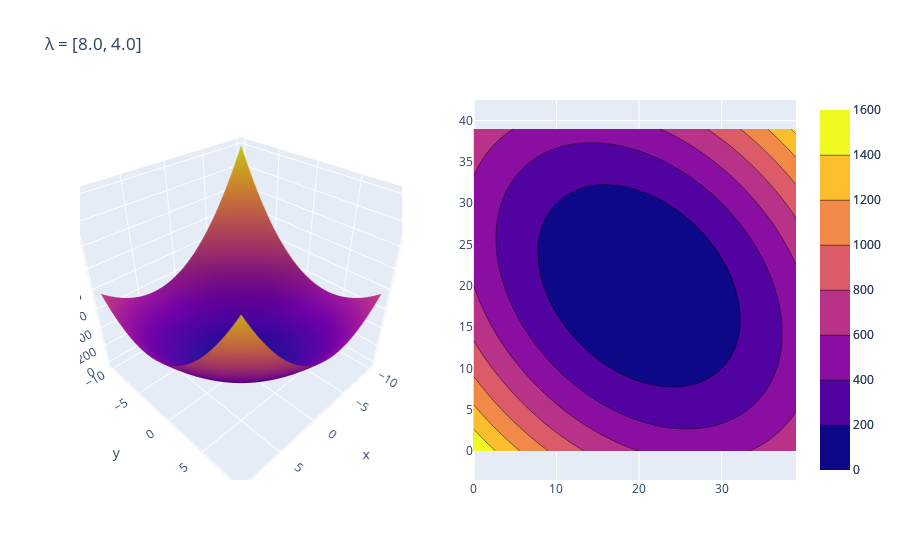

Source (notebook cell):
### Markdown cell above
#### Second case: eigenvalues strictly positive.

Same as above, but now, eigenvalues are strictly positive. 

Concavity now faced towards the positive side of z axis of the chart.

Level sets are again ellypsoids

### Code cell
m = np.array([[6, 2], [2, 6]]) #eigenvalues are 8, 4
plot_mqf3D(m)

### Figure 1 — Plotly figure (JSON) as saved in the notebook; plotly's stock layout.template omitted (floating-point values rounded to 4 significant figures; data arrays with more than 128 entries replaced by an {"elided": "..."} marker saying what was removed)
{"data": [{"scene": "scene", "type": "surface", "x": {"elided": "40x40 float values"}, "y": {"elided": "40x40 float values"}, "z": {"elided": "40x40 float values"}}, {"type": "contour", "xaxis": "x", "yaxis": "y", "z": {"elided": "40x40 float values"}}], "layout": {"scene": {"domain": {"x": [0, 0.45], "y": [0, 1]}}, "title": {"text": "λ = [8.0, 4.0]"}, "xaxis": {"anchor": "y", "domain": [0.55, 1]}, "yaxis": {"anchor": "x", "domain": [0, 1], "scaleanchor": "x", "scaleratio": 1}}}
